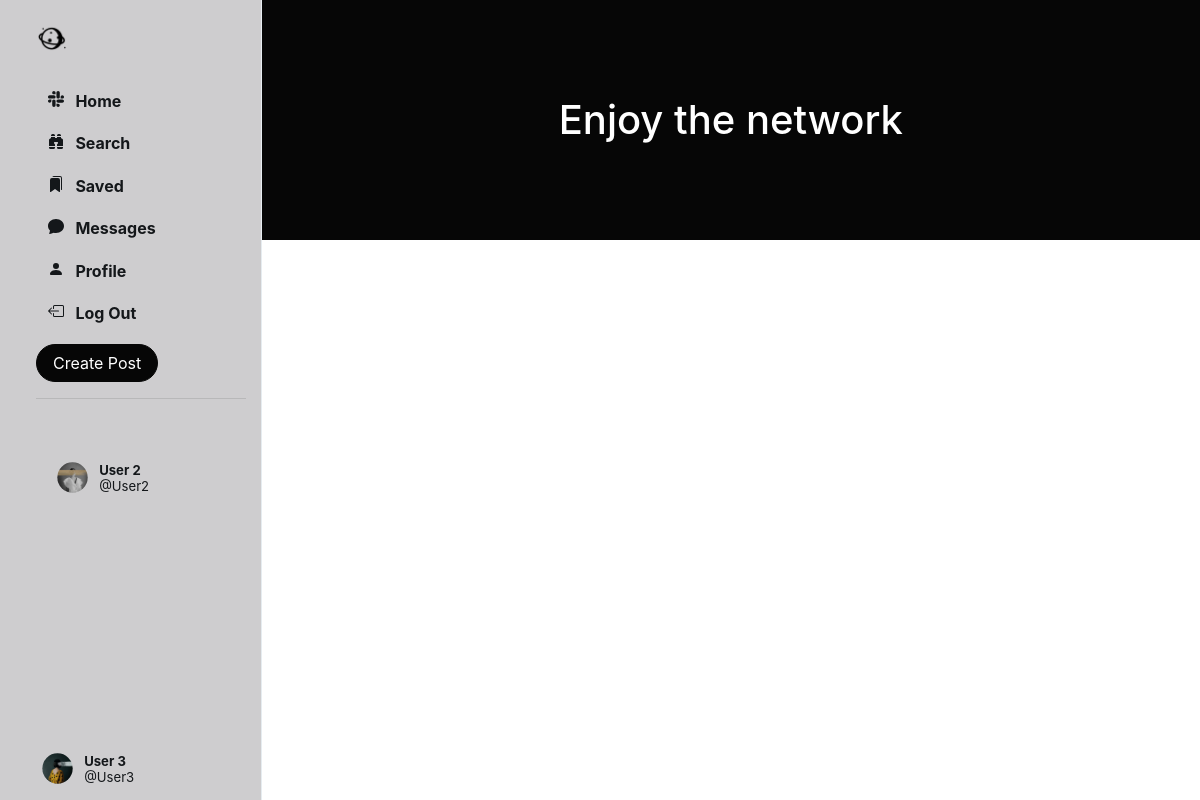
/home/ (signed in), run on an earlier commit of the app's database.
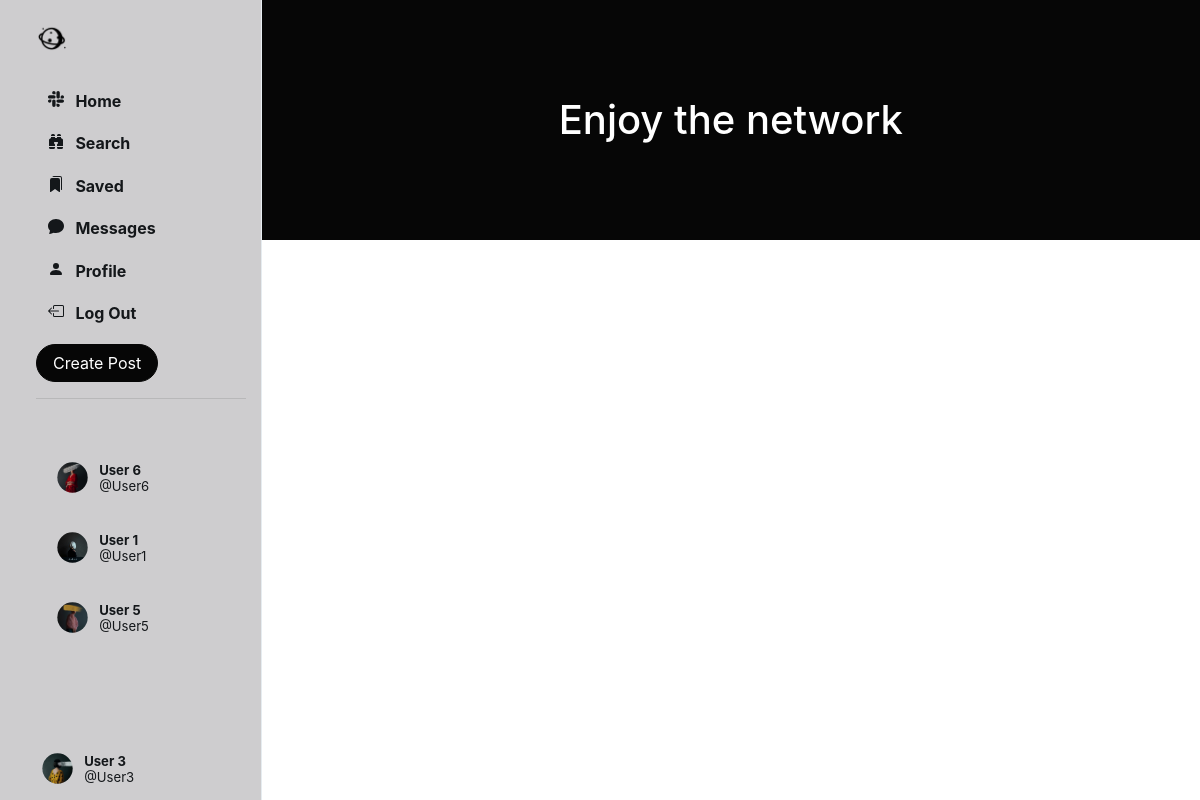
And on a later commit of the database.
### Network/models.py (models this page shows, shortened)
class User(AbstractUser):
    profile_pic = models.ImageField(upload_to='profile_pic/')
    bio = models.TextField(max_length=160, blank=True, null=True)
    cover = models.ImageField(upload_to='covers/', blank=True)
    follows = models.ManyToManyField("self", related_name="followed_by", symmetrical=False, blank=True)
    def get_suggested_followers(self):
        followed_users = self.follows.all()
        suggested_users = User.objects.exclude(id=self.id).exclude(id__in=followed_users).filter(
            followed_by__in=followed_users)
        suggested_users = suggested_users.annotate(num_my_followers=Count('followed_by__follows')).order_by(
            '-num_my_followers')[:5]
        return suggested_users

### Network/views.py (the view)
# urls.py: path('home/', views.home, name='home'),
@login_required(login_url='login/')
def home(request):
    user = User.objects.get(id=request.user.id)
    suggestions = user.get_suggested_followers()
    followed_users = user.follows.all()
    start_date = timezone.now() - timedelta(days=1)
    posts = Post.objects.filter(creator__in=followed_users, date_created__gte=start_date).order_by("-date_created")
    context = {
        'user': user,
        'posts': posts,
        'suggestions': suggestions
    }
    return render(request=request, template_name='home.html', context=context)

### Network/templates/home.html (shortened to what this page needs)
{% extends 'index.html' %}
{% load static %}
{% block home %}
    <header class="py-5" id="home-header">
        <div class="container px-4 px-lg-5 my-5">
            <div class="text-center text-white">
                <h1 class="display-5 fw-bolder"> Enjoy the network</h1>
            </div>
        </div>
    </header>
{% endblock %}

### Network/templates/sidenav.html (shortened to what the changed rows need)
{% load static %}
<div class="sidenav">
    <div style="height: 100%;">
        <br>
        <br>
        <div class="suggestion">
            {% for suggestion in suggestions %}
                <li class="suggestion-item suggestion-user" id="s-box">
                    <a href="{% url 'profile' suggestion.username %}" class="nav-link">
                        <div class="user_account">
                            <div class="small-profilepic"
                                 style="float: left; background-image: url({{ suggestion.profile_pic.url }});"></div>
                            <div style="height: 2.7vw; margin: auto;">
                                <div style="margin-top: 4px;">
                                    <strong>{{ suggestion.first_name }} {{ suggestion.last_name }}</strong>
                                </div>
                                <div class="grey" style="margin-top: 4px;">
                                    @{{ suggestion.username }}</div>
                            </div>
                        </div>
                    </a>
                </li>
            {% endfor %}
        </div>
    </div>
</div>

What changed in the data, as far as the page shows it:
no longer on this page (row unchanged): User: profile_pic (picture), first_name "User", last_name "2", username "User2"
now on this page (row unchanged): User: profile_pic (picture), first_name "User", last_name "6", username "User6"
now on this page (row edited): User: profile_pic (picture), first_name "User", last_name "1", username "User1"
now on this page (row unchanged): User: profile_pic (picture), first_name "User", last_name "5", username "User5"
